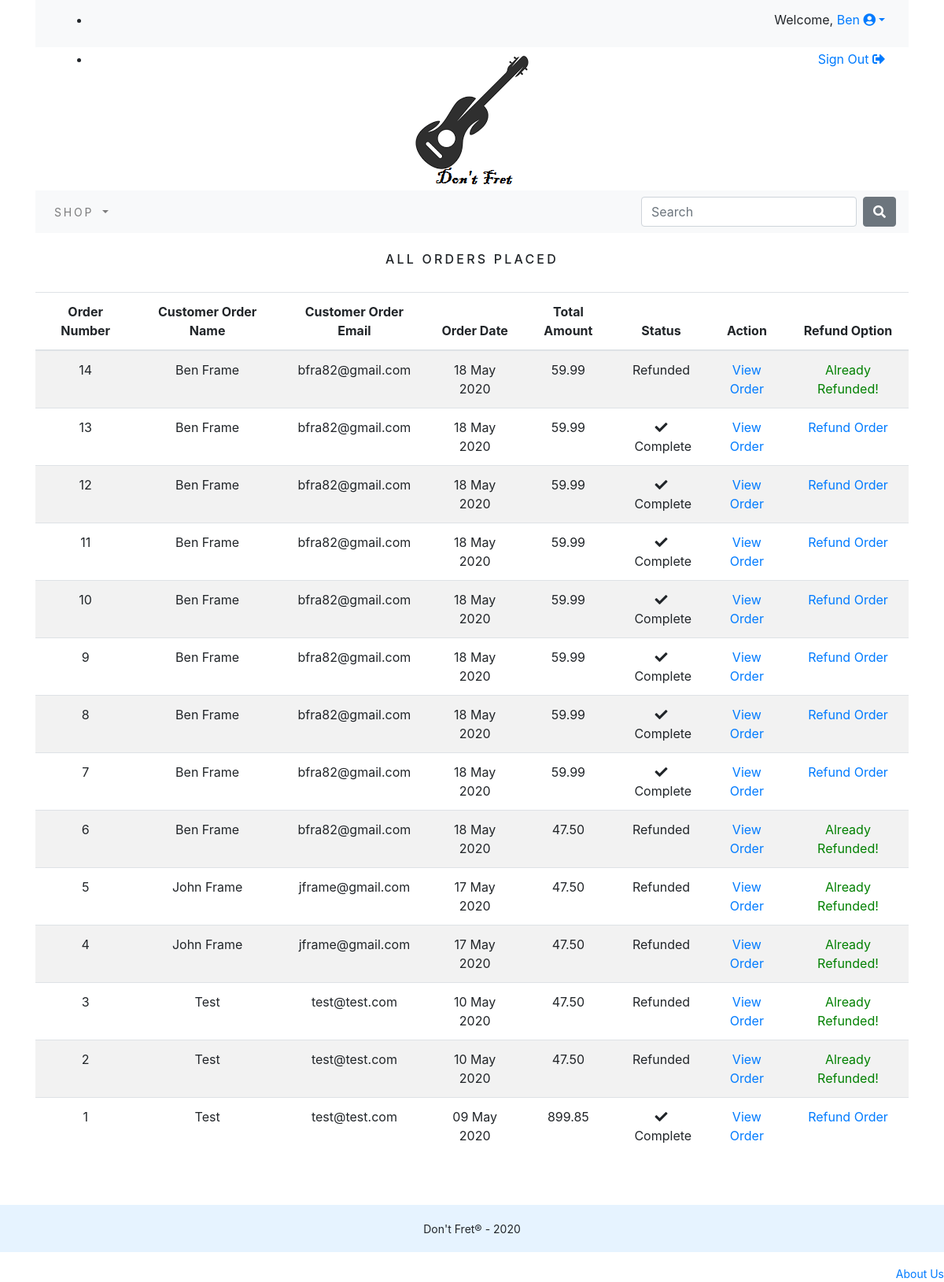
/order/all_orders/ (signed in), run on the app's committed database.
### order/models.py (models this page shows, shortened)
class Order(models.Model):
    token = models.CharField(max_length=250, blank=True)
    total = models.DecimalField(max_digits=10, decimal_places=2, verbose_name='Order Total (£)')
    emailAddress = models.EmailField(max_length=250, verbose_name='Email Address')
    order_date = models.DateTimeField(auto_now_add=True)  # Date of when order created is auto-generated
    is_refunded = models.BooleanField(default=False)
    billingName = models.CharField(max_length=250, blank=True)
    billingAddress1 = models.CharField(max_length=250, blank=True)
    billingCity = models.CharField(max_length=250, blank=True)
    billingPostcode = models.CharField(max_length=250, blank=True)
    billingCountry = models.CharField(max_length=250, blank=True)
    shippingName = models.CharField(max_length=250, blank=True)
    shippingAddress1 = models.CharField(max_length=250, blank=True)
    shippingCity = models.CharField(max_length=250, blank=True)
    shippingPostcode = models.CharField(max_length=250, blank=True)
    shippingCountry = models.CharField(max_length=250, blank=True)
    cardNo = models.CharField(max_length=16, default='0000000000000000', verbose_name='Card No.', validators=[RegexValidator(r'^\d{1,10}$')])
    class Meta:
        db_table = 'Order'  # Save in a table called Order
        ordering = ['-order_date']  # Sort the table by the order date

### order/views.py (the view)
# urls.py: path('all_orders/', views.allOrderHistory, name='all_order_history'),  # For Store Assistant to view all orders placed
@login_required()  # Anonymous users CANNOT access this page
def allOrderHistory(request):
    if request.user.is_staff:  # Only display all orders if the user is confirmed staff memeber
        order_details = Order.objects.all()  # Retrieve all orders
    return render(request, 'order/orders_list_all.html', {'order_details': order_details})  # Display order list

### DontFretShop/context_processors.py (called while the page is built)
def menu_links(request):
    links = Category.objects.all()
    return dict(links=links)

### DontFretShop/models.py (called while the page is built)
	def get_url(self):
		return reverse('DontFretShop:products_by_category', args=[self.slug])

### cart/context_processors.py (called while the page is built)
def counter(request):
    item_count = 0  # Initialise item_count to zero
    if 'admin' in request.path:  # If the user is an admin return nothing
        return {}
    else:
        try:
            cart = Cart.objects.filter(cart_id=_cart_id(request))  # Find specific cart
            cart_items = CartItem.objects.all().filter(cart=cart[:1])  # Get all items in specific cart
            for cart_item in cart_items:  # Count items in cart
                item_count += cart_item.quantity
        except Cart.DoesNotExist:  # If cart hasn't been made yet
            item_count = 0
    return dict(item_count=item_count)  # Return a dictionary of item_count

### cart/views.py (called while the page is built)
def _cart_id(request):
    cart = request.session.session_key  # Request the id of the cart particular to the current session (if there is one)
    if not cart:  # If there is no cart in the current session
        cart = request.session.create()
    return cart  # Return cart id

### order/templates/order/orders_list_all.html (shortened to what this page needs)
{% extends "base.html" %}
{% load static %}
{% block content %}
    <div>
        <div class="text-center">
            <br>
            <h1 class="text-center my_title">All Orders Placed</h1>
            <br>
            {% if order_details %}
            <table class="table table-striped">
                <thead>
                    <tr>
                        <th>Order Number</th>
                        <th>Customer Order Name</th>
                        <th>Customer Order  Email</th>
                        <th>Order Date</th>
                        <th>Total Amount</th>
                        <th>Status</th>
                        <th>Action</th>
                        <th>Refund Option</th>
                    </tr>
                </thead>
                <tbody>
                    {% for order in order_details %}
                    <tr>
                        <td>{{ order.id }}</td>
                        <td>{{ order.billingName }}</td>
                        <td>{{ order.emailAddress }}</td>
                        <td>{{ order.order_date|date:"d M Y" }}</td>
                        <td>{{ order.total }}</td>
                        {% if order.is_refunded == True %}
                        <td>Refunded</td>
                        {% else %}
                        <td><i class="fas fa-check"></i>&nbsp;Complete</td>
                        {% endif %}
                        <td><a href="{% url 'order:order_detail' order.id %}">View Order</a></td>
                        {% if order.is_refunded == True %}
                        <td style="color:green">Already Refunded!</td>
                        {% else %}
                        <td><a href="{% url 'order:refund_order' order.id %}">Refund Order</a></td>
                        {% endif %}
                    </tr>
                    {% endfor %}
                </tbody>
            </table>
            {% else %}
            <p>You have not placed any orders yet.<br><br><a href="{% url 'DontFretShop:featuredProdCat' %}" class="btn btn-secondary">
                Back To Home Page</a></p>
            {% endif %}
        </div>
    </div>
    <br>
    <br>
{% endblock %}

### DontFretShop/templates/top-navbar.html (shortened to what this page needs)
<div class="container">
    <div class="m_custom_menu">
        <ul>
            {% if request.user.is_authenticated and request.user.first_name %}
            <li>
                Welcome, <a href="#" class="dropdown-toggle" data-toggle="dropdown" aria-haspopup="true" aria-expanded="false">
                {{ request.user.first_name }} <i class="fas fa-user-circle"></i></a>
            </li>
            <li>
                <a href="{% url 'signout' %}">Sign Out <i class="fas fa-sign-out-alt"></i></a>
            </li>
            {% endif %}
        </ul>
    </div>
</div>

### static/css/custom.css (style rules this page uses)
body { font-family: 'Roboto', sans-serif; }
.m_custom_menu { text-align: right !important; }
.my_title { font-size: 16px; text-transform: uppercase; letter-spacing: .2em; }

### data on the page
Order: id "14", billingName "Ben Frame", emailAddress "bfra82@gmail.com", order_date "18 May 2020", total "59.99", is_refunded "Refunded"
Order: id "13", billingName "Ben Frame", emailAddress "bfra82@gmail.com", order_date "18 May 2020", total "59.99", is_refunded False (drawn)
Order: id "12", billingName "Ben Frame", emailAddress "bfra82@gmail.com", order_date "18 May 2020", total "59.99", is_refunded False (drawn)
Order: id "11", billingName "Ben Frame", emailAddress "bfra82@gmail.com", order_date "18 May 2020", total "59.99", is_refunded False (drawn)
Order: id "10", billingName "Ben Frame", emailAddress "bfra82@gmail.com", order_date "18 May 2020", total "59.99", is_refunded False (drawn)
Order: id "9", billingName "Ben Frame", emailAddress "bfra82@gmail.com", order_date "18 May 2020", total "59.99", is_refunded False (drawn)
Order: id "8", billingName "Ben Frame", emailAddress "bfra82@gmail.com", order_date "18 May 2020", total "59.99", is_refunded False (drawn)
Order: id "7", billingName "Ben Frame", emailAddress "bfra82@gmail.com", order_date "18 May 2020", total "59.99", is_refunded False (drawn)
Order: id "6", billingName "Ben Frame", emailAddress "bfra82@gmail.com", order_date "18 May 2020", total "47.50", is_refunded "Refunded"
Order: id "5", billingName "John Frame", emailAddress "jframe@gmail.com", order_date "17 May 2020", total "47.50", is_refunded "Refunded"
Order: id "4", billingName "John Frame", emailAddress "jframe@gmail.com", order_date "17 May 2020", total "47.50", is_refunded "Refunded"
Order: id "3", billingName "Test", emailAddress "test@test.com", order_date "10 May 2020", total "47.50", is_refunded "Refunded"
Order: id "2", billingName "Test", emailAddress "test@test.com", order_date "10 May 2020", total "47.50", is_refunded "Refunded"
Order: id "1", billingName "Test", emailAddress "test@test.com", order_date "09 May 2020", total "899.85", is_refunded False (drawn)

### other printed values
{{ request.user.first_name }} "Ben"
